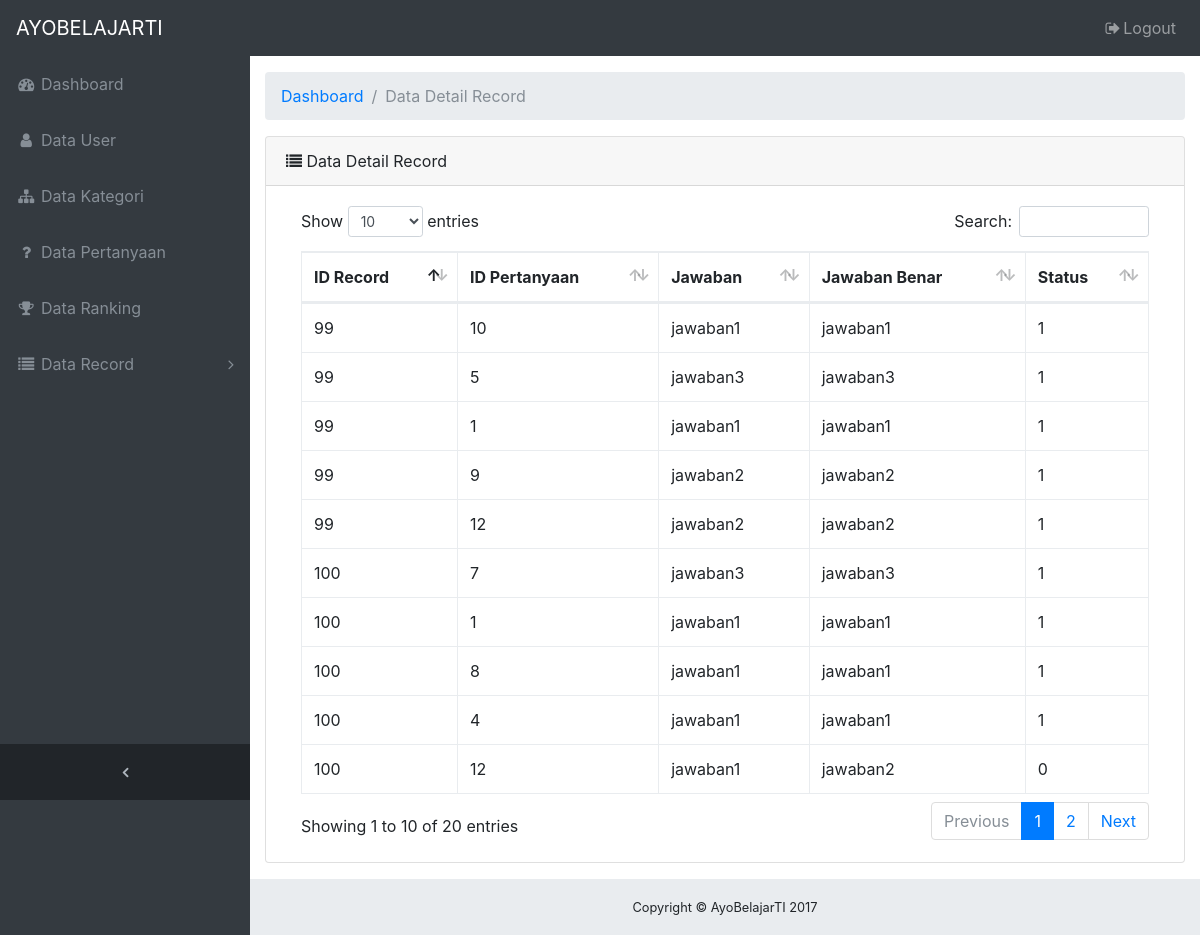
The page /page/admin/detailrecord.php (signed in) on the database its author committed.
### tables this page shows
CREATE TABLE `detailrecord` (
  `idDetail` int(11) NOT NULL,
  `idRecord` int(11) NOT NULL,
  `idPertanyaan` int(11) NOT NULL,
  `jawaban` varchar(10) NOT NULL,
  `jawabanBenar` varchar(10) NOT NULL,
  `status` int(11) NOT NULL
);

### page/admin/detailrecord.php (the view, shortened to what this page needs)
<?php
include "sidebaradmin.php";
?>
<div class="content-wrapper">
  <div class="container-fluid">
  <ol class="breadcrumb">
    <li class="breadcrumb-item">
      <a href="#">Dashboard</a>
    </li>
    <li class="breadcrumb-item active">Data Detail Record</li>
  </ol>
  <div class="card mb-3">
    <div class="card-header"><i class="fa fa-list"></i> Data Detail Record</div>
    <div class="card-body">
        <table class="table table-bordered table-hover dt-responsive" width="100%" cellspacing="0">
          <thead>
            <tr>
              <th>ID Record</th>
              <th>ID Pertanyaan</th>
              <th>Jawaban</th>
              <th>Jawaban Benar</th>
              <th>Status</th>
            </tr>
          </thead>
          <tbody>
            <tr>
            <?php
              $query = mysqli_query($mysqli, "SELECT * FROM detailrecord");
              while ($show = mysqli_fetch_array($query)){
                echo "<td>".$show['idRecord']."</td>";
                echo "<td>".$show['idPertanyaan']."</td>";
                echo "<td>".$show['jawaban']."</td>";
                echo "<td>".$show['jawabanBenar']."</td>";
                echo "<td>".$show['status']."</td>";
                echo "</tr>";
              }
            ?>
          </tbody>
        </table>
      </div>
    </div>
  </div>
</div>
<?php include"footer.php"; ?>

### css/sb-admin.css (style rules this page uses)
html { position: relative; min-height: 100%; }
body { overflow-x: hidden; }
body.sticky-footer { margin-bottom: 56px; }
body.sticky-footer .content-wrapper { min-height: calc(100vh - 56px - 56px); }
body.fixed-nav { padding-top: 56px; }
.content-wrapper { min-height: calc(100vh - 56px); padding-top: 1rem; }
.content-wrapper { overflow-x: hidden; background: white; }
@media (min-width: 992px) { .content-wrapper { margin-left: 250px; } }

### rows shown on the page
detailrecord: idRecord "99", idPertanyaan "10", jawaban "jawaban1", jawabanBenar "jawaban1", status "1"
detailrecord: idRecord "99", idPertanyaan "5", jawaban "jawaban3", jawabanBenar "jawaban3", status "1"
detailrecord: idRecord "99", idPertanyaan "1", jawaban "jawaban1", jawabanBenar "jawaban1", status "1"
detailrecord: idRecord "99", idPertanyaan "9", jawaban "jawaban2", jawabanBenar "jawaban2", status "1"
detailrecord: idRecord "99", idPertanyaan "12", jawaban "jawaban2", jawabanBenar "jawaban2", status "1"
detailrecord: idRecord "100", idPertanyaan "7", jawaban "jawaban3", jawabanBenar "jawaban3", status "1"
detailrecord: idRecord "100", idPertanyaan "1", jawaban "jawaban1", jawabanBenar "jawaban1", status "1"
detailrecord: idRecord "100", idPertanyaan "8", jawaban "jawaban1", jawabanBenar "jawaban1", status "1"
detailrecord: idRecord "100", idPertanyaan "4", jawaban "jawaban1", jawabanBenar "jawaban1", status "1"
detailrecord: idRecord "100", idPertanyaan "12", jawaban "jawaban1", jawabanBenar "jawaban2", status "0"
